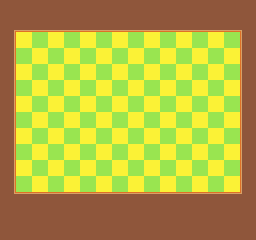

Below is a game level as drawn by its tile map, then a one-line description and the .tmx file that defines it, in full:
An orthogonal 16x15 tile map with 16x16 px tiles, 1 tile layer (Tile Layer 1).

<map version="1.9" tiledversion="1.9.2" orientation="orthogonal" renderorder="right-down" width="16" height="15" tilewidth="16" tileheight="16" infinite="0" nextlayerid="2" nextobjectid="1">
 <tileset firstgid="1" source="background-tiles.tsx" />
 <layer id="1" name="Tile Layer 1" width="16" height="15">
  <data encoding="csv">
9,9,9,9,9,9,9,9,9,9,9,9,9,9,9,9,
7,2,2,2,2,2,2,2,2,2,2,2,2,2,2,8,
1,10,11,10,11,10,11,10,11,10,11,10,11,10,11,4,
1,11,10,11,10,11,10,11,10,11,10,11,10,11,10,4,
1,10,11,10,11,10,11,10,11,10,11,10,11,10,11,4,
1,11,10,11,10,11,10,11,10,11,10,11,10,11,10,4,
1,10,11,10,11,10,11,10,11,10,11,10,11,10,11,4,
1,11,10,11,10,11,10,11,10,11,10,11,10,11,10,4,
1,10,11,10,11,10,11,10,11,10,11,10,11,10,11,4,
1,11,10,11,10,11,10,11,10,11,10,11,10,11,10,4,
1,10,11,10,11,10,11,10,11,10,11,10,11,10,11,4,
1,11,10,11,10,11,10,11,10,11,10,11,10,11,10,4,
6,3,3,3,3,3,3,3,3,3,3,3,3,3,3,5,
9,9,9,9,9,9,9,9,9,9,9,9,9,9,9,9,
9,9,9,9,9,9,9,9,9,9,9,9,9,9,9,9
</data>
 </layer>
</map>